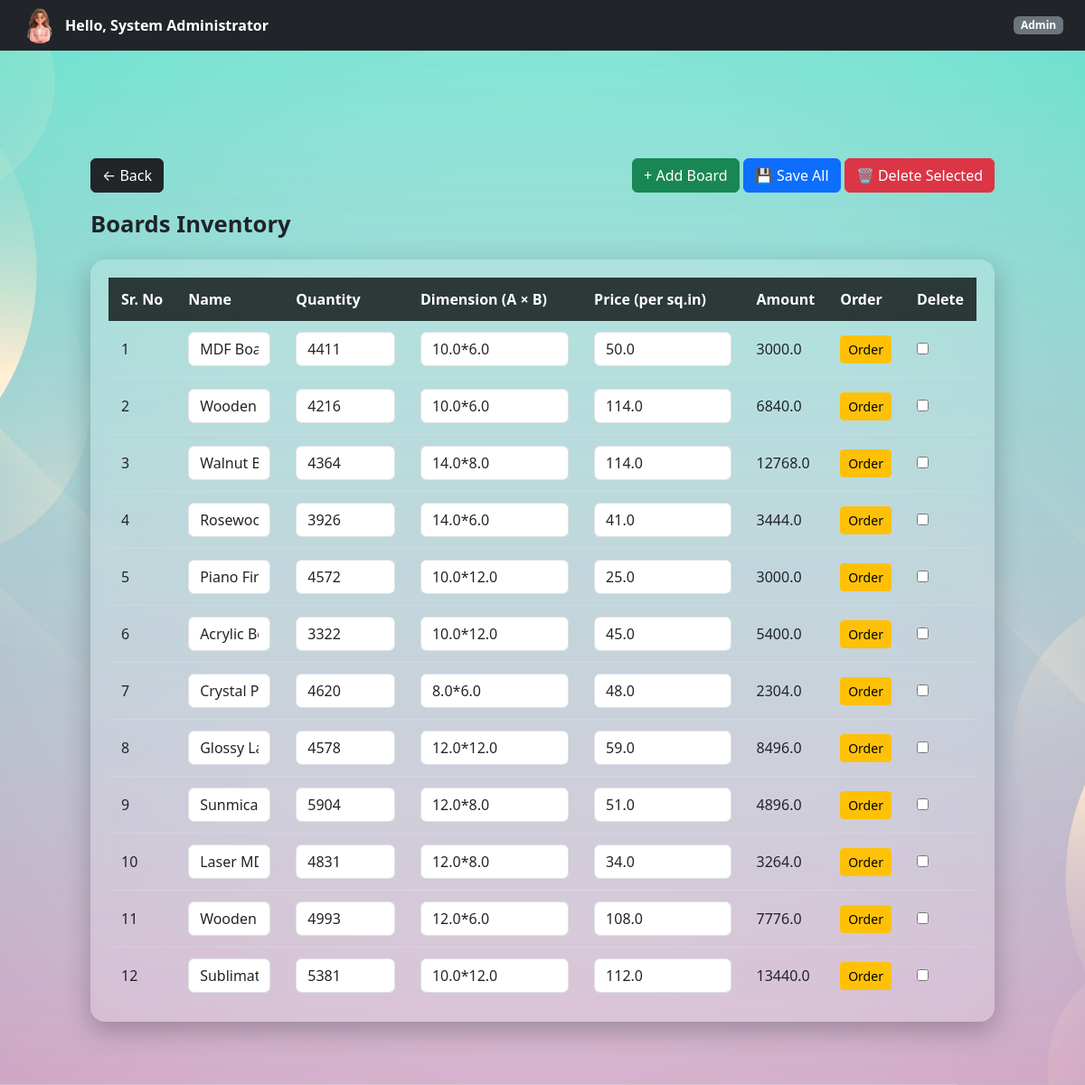
Before: /admin/boards (signed in) with the older database file.
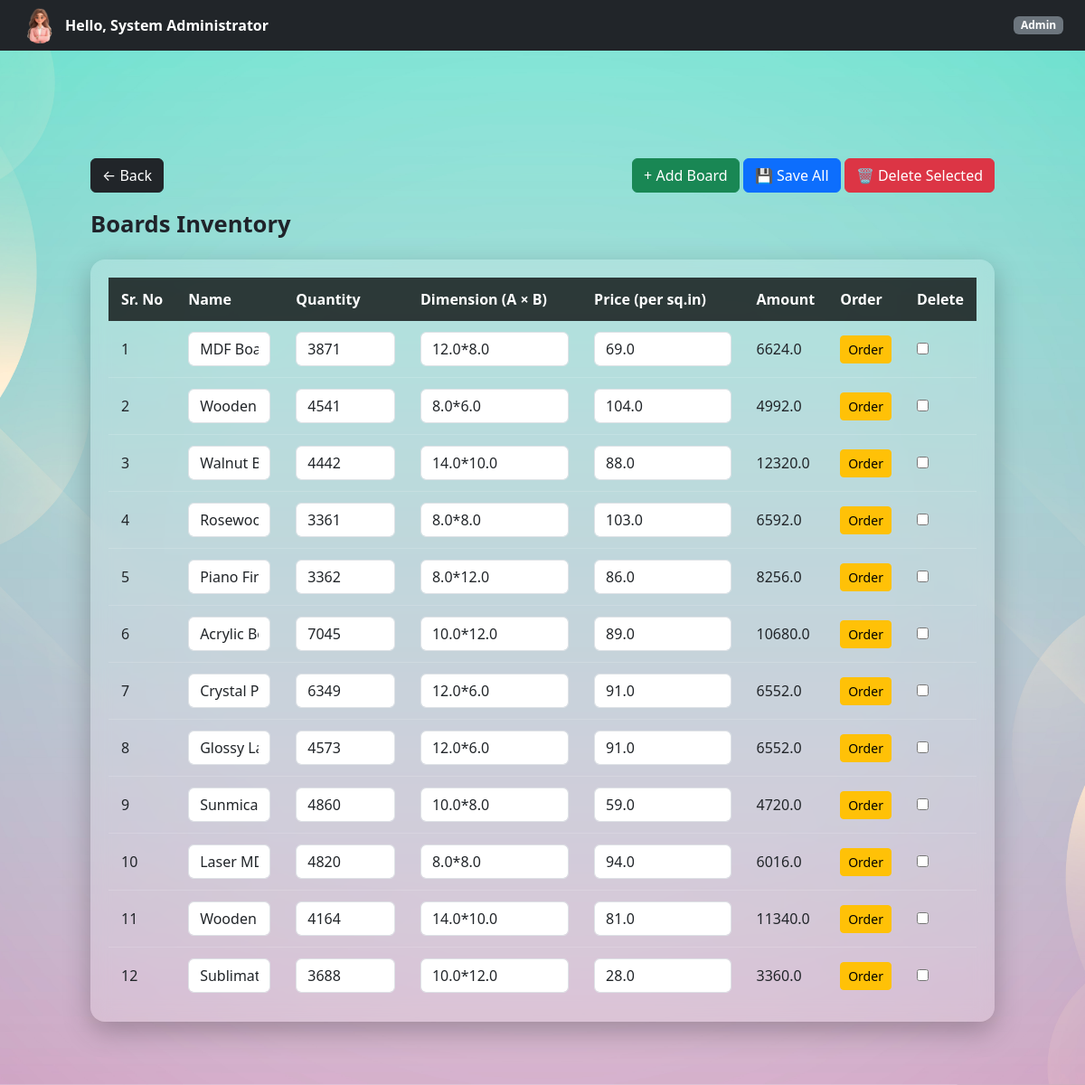
After: the same page with the newer database file.
### controller/models.py (models this page shows)
class Board(db.Model):
    id = db.Column(db.Integer, primary_key=True)
    name = db.Column(db.String(100))
    length = db.Column(db.Float)
    breadth = db.Column(db.Float)
    price = db.Column(db.Float)
    quantity = db.Column(db.Integer, default=0)

### controller/admin.py (the view)
@admin_bp.route("/boards")
@login_required
@role_required("Admin")
def view_boards():
    boards = Board.query.all()
    return render_template("admin/boards.html", boards=boards)

### templates/admin/boards.html (shortened to what this page needs)
{% extends "base.html" %}
{% block page_class %}company-dashboard-bg{% endblock %}
{% block free_content %}
{% include "partials/navbar.html" %}
<div class="dashboard-container">
    <div class="d-flex justify-content-between align-items-center mb-3">
        <a href="{{ url_for('admin.dashboard') }}" class="btn btn-dark">
            ← Back
        </a>
        <div>
            <button class="btn btn-success" onclick="addBoardRow()">+ Add Board</button>
            <button form="boardForm" class="btn btn-primary">
                💾 Save All
            </button>
            <button class="btn btn-danger" onclick="deleteSelectedBoards()">
                🗑 Delete Selected
            </button>
        </div>
    </div>
    <div class="page-title">Boards Inventory</div>
    <form id="boardForm" method="POST" action="{{ url_for('admin.bulk_update_boards') }}">
        <div class="glass-table">
            <table>
                <thead>
                    <tr>
                        <th>Sr. No</th>
                        <th>Name</th>
                        <th>Quantity</th>
                        <th>Dimension (A × B)</th>
                        <th>Price (per sq.in)</th>
                        <th>Amount</th>
                        <th>Order</th>
                        <th>Delete</th>
                    </tr>
                </thead>
                <tbody id="boardTableBody">
                    {% for b in boards %}
                    <tr>
                        <td class="sr-no">{{ loop.index }}</td>
                        <td>
                            <input name="name[]" value="{{ b.name }}" class="form-control">
                        </td>
                        <td>
                            <input
                                name="quantity[]"
                                value="{{ b.quantity }}"
                                class="form-control">
                        </td>
                        <td>
                            <input
                                name="dimension[]"
                                value="{{ b.length }}*{{ b.breadth }}"
                                class="form-control dimension">
                        </td>
                        <td>
                            <input name="price[]" value="{{ b.price }}" class="form-control price">
                        </td>
                        <td class="amount">
                            {{ b.length * b.breadth * b.price }}
                        </td>
                        <td>
                            <button
                                type="button"
                                class="btn btn-warning btn-sm"
                                onclick="orderBoard('{{ b.id }}', '{{ b.name }}', '{{ b.price }}')">
                                Order
                            </button>
                        </td>
                        <td>
                            <input type="checkbox" name="selected_ids[]" value="{{ b.id }}">
                        </td>
                    </tr>
                    {% endfor %}
                </tbody>
            </table>
        </div>
    </form>
</div>
{% endblock %}

Changed rows visible on the page:
changed Board "MDF Board": quantity "4411" → "3871"; length "10.0*6.0" → "12.0*8.0"; price "50.0" → "69.0"; b.length*b.breadth*b.price "3000.0" → "6624.0"
changed Board "Wooden MDF": quantity "4216" → "4541"; length "10.0*6.0" → "8.0*6.0"; price "114.0" → "104.0"; b.length*b.breadth*b.price "6840.0" → "4992.0"
changed Board "Walnut Board": quantity "4364" → "4442"; length "14.0*8.0" → "14.0*10.0"; price "114.0" → "88.0"; b.length*b.breadth*b.price "12768.0" → "12320.0"
changed Board "Rosewood Finish Board": quantity "3926" → "3361"; length "14.0*6.0" → "8.0*8.0"; price "41.0" → "103.0"; b.length*b.breadth*b.price "3444.0" → "6592.0"
changed Board "Piano Finish Board": quantity "4572" → "3362"; length "10.0*12.0" → "8.0*12.0"; price "25.0" → "86.0"; b.length*b.breadth*b.price "3000.0" → "8256.0"
changed Board "Acrylic Board": quantity "3322" → "7045"; price "45.0" → "89.0"; b.length*b.breadth*b.price "5400.0" → "10680.0"
changed Board "Crystal Plaque": quantity "4620" → "6349"; length "8.0*6.0" → "12.0*6.0"; price "48.0" → "91.0"; b.length*b.breadth*b.price "2304.0" → "6552.0"
changed Board "Glossy Lamination Board": quantity "4578" → "4573"; length "12.0*12.0" → "12.0*6.0"; price "59.0" → "91.0"; b.length*b.breadth*b.price "8496.0" → "6552.0"
changed Board "Sunmica Board": quantity "5904" → "4860"; length "12.0*8.0" → "10.0*8.0"; price "51.0" → "59.0"; b.length*b.breadth*b.price "4896.0" → "4720.0"
changed Board "Laser MDF Board": quantity "4831" → "4820"; length "12.0*8.0" → "8.0*8.0"; price "34.0" → "94.0"; b.length*b.breadth*b.price "3264.0" → "6016.0"
changed Board "Wooden Shield Board": quantity "4993" → "4164"; length "12.0*6.0" → "14.0*10.0"; price "108.0" → "81.0"; b.length*b.breadth*b.price "7776.0" → "11340.0"
changed Board "Sublimation MDF Board": quantity "5381" → "3688"; price "112.0" → "28.0"; b.length*b.breadth*b.price "13440.0" → "3360.0"
